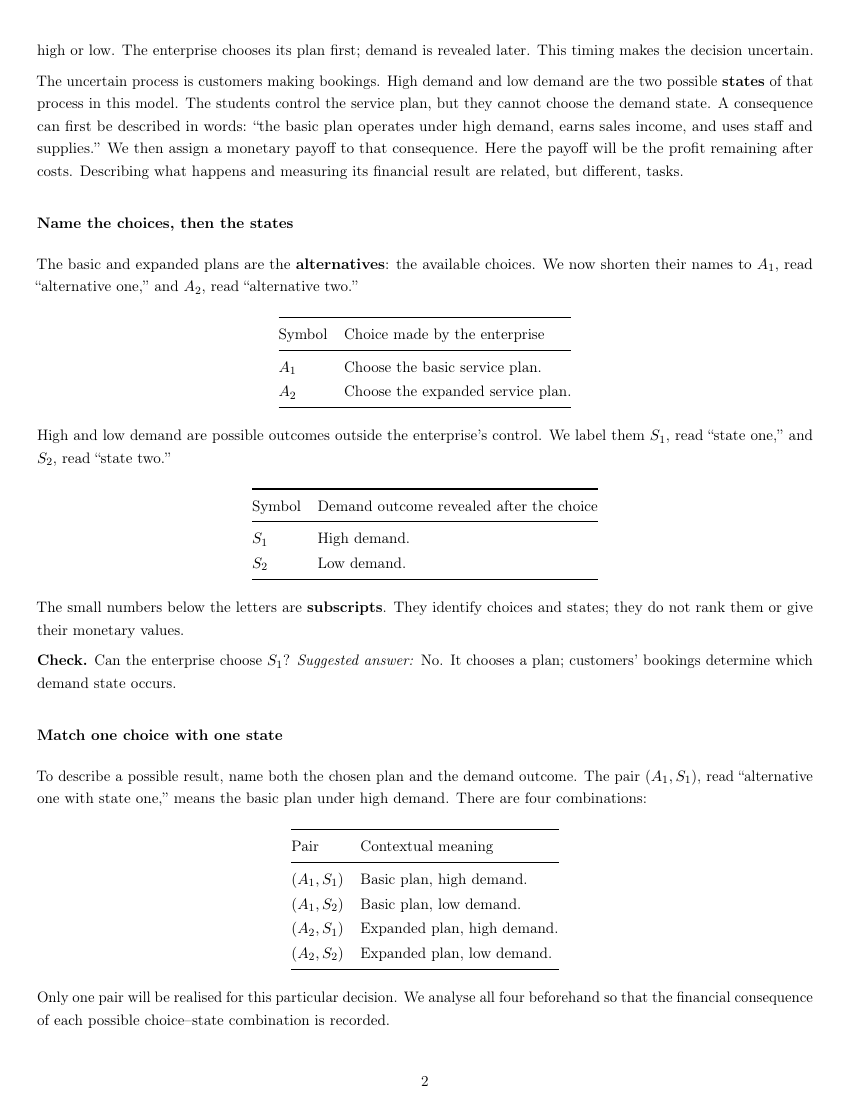
#> input picture tmp/c1c3-intro-review/page-02.png, 850 x 1100 px, found by its file name
$ python validate.py
#> lines starting #> are read from the running program, lines starting #| are printed output that depends on the picture
from pathlib import Path
from PIL import Image,ImageDraw
import re,json
p=Path('tmp/pdfs/c2-storyboard/final-render')
groups=[[2,3,9,16,17,18,22,25,26],[27,28,29,30,31,32,33,34,35],[38,40,42,43,44,45,46,48,51],[52,54,55,56,57,58,60,61,63],[64,65,66,70,74,75,76,80,84],[85,86,87,90,94,95]]
for i,ns in enumerate(groups):
    c=Image.new('RGB',(2700,535*((len(ns)+2)//3)),'#dddddd');d=ImageDraw.Draw(c)
#> after `c = Image.new('RGB', (2700, 535 * ((len(ns) + 2) // 3)), '#dddddd')`: c: PIL image 2700x1605 RGB; every value is 221
    for j,n in enumerate(ns):
        c.paste(Image.open(p/f'page-{n:02}.png').convert('RGB'),(j%3*900,j//3*535+22));d.text((j%3*900+8,j//3*535+3),f'PDF page {n}',fill='black')
#> after `c.paste(Image.open(p / f'page-{n:02}.png').convert('RGB'), (j % 3 * 90`:
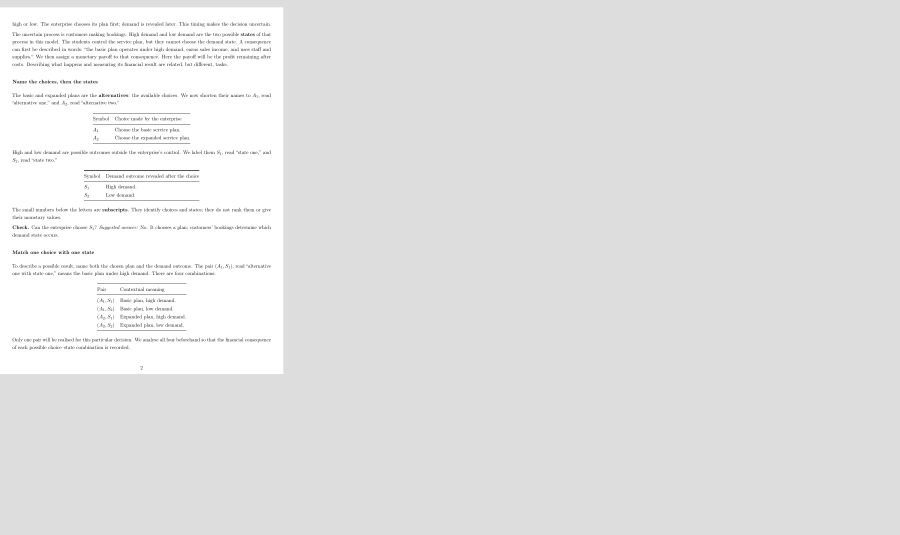
#> c: PIL image 2700x1605 RGB (shown at 1/3 size); min 0, max 255, mean 226.6
#> (the run stopped early here; a loop or call above may not have finished)
